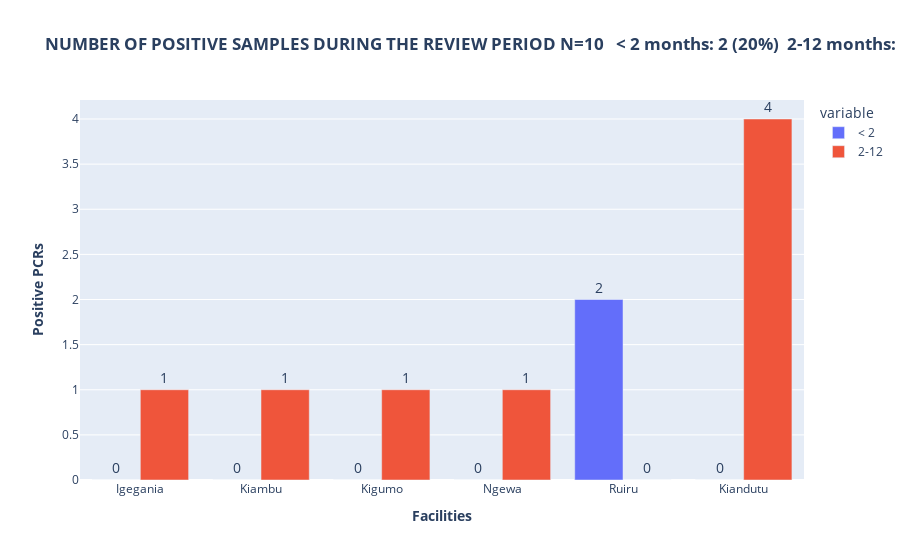

This figure's notebook cell:
### Code cell
try:
    fig=px.bar(facilities_pos,x='facilities',y=['< 2','2-12'],title="<b>NUMBER OF POSITIVE SAMPLES DURING THE REVIEW PERIOD"
           f" N={total}   < 2 months: {less_2_months} ({round(less_2_months/(less_2_months+two_to_twelve_months)*100,)}%)  2-12 months: {two_to_twelve_months} ({round(two_to_twelve_months/(less_2_months+two_to_twelve_months)*100,)}%)<b>",
           barmode='group')

    texts=[facilities_pos['< 2'],facilities_pos['2-12']]
    for i, t in enumerate(texts):
        fig.data[i].text = t
        fig.data[i].textposition = 'outside'
    fig.update_layout(uniformtext_minsize=14, uniformtext_mode='hide')

    # Set x-axis title
    fig.update_xaxes(title_text="<b>Facilities<b>")

    # Set y-axes titles
    fig.update_yaxes(title_text="<b>Positive PCRs</b> ", secondary_y=False)
    # fig.update_yaxes(title_text="<b>CONTRIBUTION TO HUB TX_CURR</b>", secondary_y=True)

    fig.show()
except:
    fig=px.bar(facilities_pos,x='facilities',y='< 2',title="<b>NUMBER OF POSITIVE SAMPLES DURING THE REVIEW PERIOD"
           f" N={total}   < 2 months: {less_2_months} ({round(less_2_months/(less_2_months+two_to_twelve_months)*100,)}%)  2-12 months: {two_to_twelve_months} ({round(two_to_twelve_months/(less_2_months+two_to_twelve_months)*100,)}%)<b>",
              text='< 2')
 
    fig.update_traces( textposition='outside')

    fig.show()

### Figure 1 — Plotly figure (JSON) as saved in the notebook; plotly's stock layout.template omitted (floating-point values rounded to 4 significant figures)
{"data": [{"alignmentgroup": "True", "hovertemplate": "variable=< 2<br>facilities=%{x}<br>value=%{y}<extra></extra>", "legendgroup": "< 2", "marker": {"color": "#636efa"}, "name": "< 2", "offsetgroup": "< 2", "orientation": "v", "showlegend": true, "text": [0, 0, 0, 0, 2, 0], "textposition": "outside", "type": "bar", "x": ["Igegania", "Kiambu", "Kigumo", "Ngewa", "Ruiru", "Kiandutu"], "xaxis": "x", "y": [0, 0, 0, 0, 2, 0], "yaxis": "y"}, {"alignmentgroup": "True", "hovertemplate": "variable=2-12<br>facilities=%{x}<br>value=%{y}<extra></extra>", "legendgroup": "2-12", "marker": {"color": "#EF553B"}, "name": "2-12", "offsetgroup": "2-12", "orientation": "v", "showlegend": true, "text": [1, 1, 1, 1, 0, 4], "textposition": "outside", "type": "bar", "x": ["Igegania", "Kiambu", "Kigumo", "Ngewa", "Ruiru", "Kiandutu"], "xaxis": "x", "y": [1, 1, 1, 1, 0, 4], "yaxis": "y"}], "layout": {"barmode": "group", "legend": {"title": {"text": "variable"}, "tracegroupgap": 0}, "title": {"text": "<b>NUMBER OF POSITIVE SAMPLES DURING THE REVIEW PERIOD N=10   < 2 months: 2 (20%)  2-12 months: 8 (80%)<b>"}, "uniformtext": {"minsize": 14, "mode": "hide"}, "xaxis": {"anchor": "y", "domain": [0, 1], "title": {"text": "<b>Facilities<b>"}}, "yaxis": {"anchor": "x", "domain": [0, 1], "title": {"text": "<b>Positive PCRs</b> "}}}}
